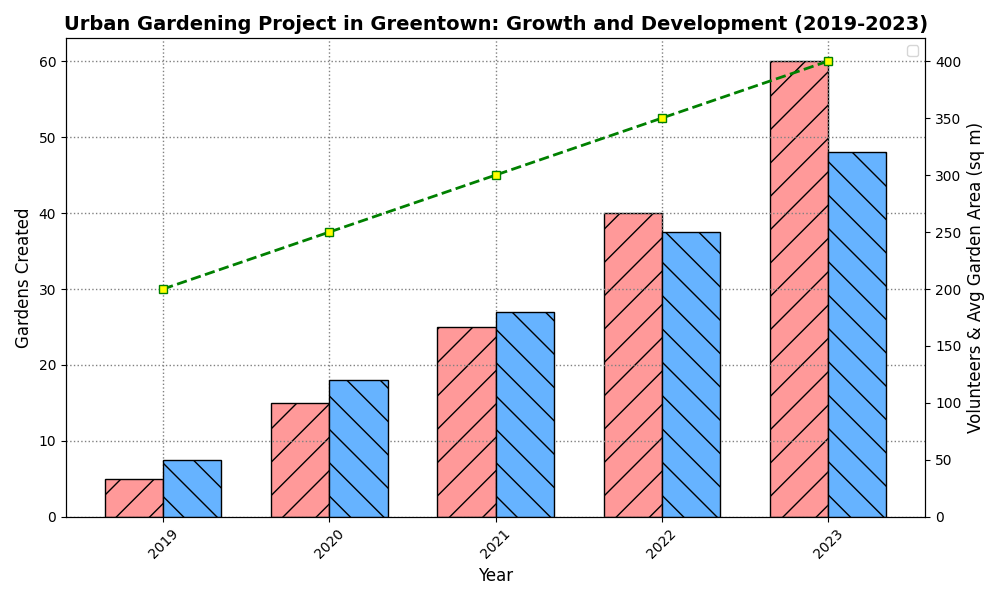

Reproduce this figure in Python.
import matplotlib.pyplot as plt
import numpy as np

years = np.array([2019, 2020, 2021, 2022, 2023])
gardens_created = np.array([5, 15, 25, 40, 60])
volunteers_joined = np.array([50, 120, 180, 250, 320])
average_area = np.array([200, 250, 300, 350, 400])

fig, ax1 = plt.subplots(figsize=(10, 6))

bar_width = 0.35
bar1 = ax1.bar(years - bar_width/2, gardens_created, bar_width, label='Gardens Created', color='#ff9999', edgecolor='black', hatch='/')

ax2 = ax1.twinx()
bar2 = ax2.bar(years + bar_width/2, volunteers_joined, bar_width, label='Volunteers Joined', color='#66b3ff', edgecolor='black', hatch='\\')

line = ax2.plot(years, average_area, color='green', marker='s', linestyle='--', label='Avg Garden Area', lw=2, markerfacecolor='yellow')

ax1.set_title("Urban Gardening Project in Greentown: Growth and Development (2019-2023)", fontsize=14, fontweight='bold')
ax1.set_xlabel("Year", fontsize=12)
ax1.set_ylabel("Gardens Created", fontsize=12)
ax2.set_ylabel("Volunteers & Avg Garden Area (sq m)", fontsize=12)

ax1.set_xticks(years)
ax1.set_xticklabels(years, rotation=45)

bars = bar1 + bar2
labels = [b.get_label() for b in bars] + ['Avg Garden Area']
ax2.legend(bars, labels, loc='upper right')

ax1.grid(True, linestyle=':', linewidth=1, color='gray')
ax2.grid(False)

plt.tight_layout()
plt.show()
